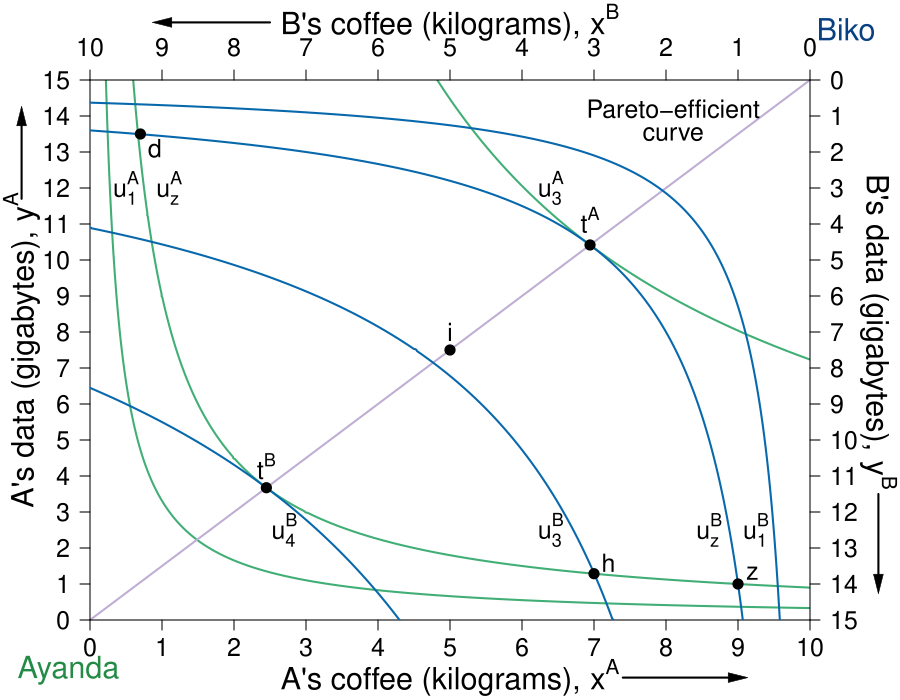

This figure's R source:
require(shape)
#pdf(file = "property_tioli_logsSTEP1.pdf", width = 9, height = 7)
#pdf(file = "property_tioli_logsSTEP2.pdf", width = 9, height = 7)
#pdf(file = "property_tioli_logsSTEP3.pdf", width = 9, height = 7)
#pdf(file = "property_tioli_logsSTEP4.pdf", width = 9, height = 7)
pdf(file = "property/property_symmetric_edgeworth_base.pdf", width = 9, height = 7)

#Set parameters for graphics
namesize <- 1.3
pointsize <- 1.8
axislabelsize <- 1.8
labelsize <- 1.5
namesize <- 1.8
annotatesize <- 1.5
graphlinewidth <- 2
segmentlinewidth <- 1.5

COL <- c("#7fc97f", "#beaed4", "#fdc086", "#ffff99", "#386cb0", "#f0027f", "#bf5b17", "#666666")
COLA <- c("#99d8c9","#66c2a4","#41ae76", "#238b45", "#005824")
COLB <- c("#4eb3d3", "#2b8cbe", "#0868ac","#084081")


uAlog <- function(xA, yA, alpha = 1/2){
  alpha*log(xA) + (1-alpha)*log(yA)
}

indifflogA <- function(xA, U, alpha = 1/2){
  exp((U - alpha*log(xA))/(1 - alpha))
}

uBlog <- function(xA, yA, alpha = 1/2){
  alpha*log(10-xA) + (1-alpha)*log(15-yA)
}

indifflogB <- function(xA, U = uBlog(9,1), alpha = 1/2){
  15 - exp((U - alpha*log(10-xA))/(1 - alpha))
}

paretoEC <- function(x, ybar = 15, xbar = 10) {
  (ybar/xbar)*x
}

#Use the TIOLI funciton to find what value of x you should have for point g
xatioli <- function(uza){
  exp(uza - (1/2)*log(3/2))
}

xbtioli <- function(uzb){
  exp(uzb - (1/2)*log(3/2))
}


#Aisha happens to have found 8 apples and 2 oranges, 
#and Betty happens to have found 2 apples and 13 oranges. 
#Aisha's utility (8^0.5)*(2^0.5) = 4
#Betty's utility (2^0.5)*(13^0.5) = 5.09


par(mar =  c(4, 4.5, 4, 4.5))
xlims <- c(0, 10)
ylims <- c(0, 15)
xlims2 <- c(10, 0)
ylims2 <- c(15, 0)

plot(0, 0, xlim = xlims, ylim = ylims, type = "n",
     xlab = "",
     ylab = "", 
     xaxt = "n", 
     yaxt = "n", 
     cex.lab = axislabelsize, 
     bty = "n",
     xaxs="i", 
     yaxs="i")

mtext(expression(paste("A's coffee (kilograms), ", x^A)), side = 1, line = 3, cex = axislabelsize)
text(-0.95, 0.5*ylims[2], expression(paste("A's data (gigabytes), ", y^A)), xpd = TRUE, cex = axislabelsize, srt = 90) 


#Specify the sequences of points for graphing. 
xx1 <- seq(xlims[1], xlims[2], length.out = npts)
yy1 <- indiffcurveA2(xx1, U = uA(8,2), A = 1, a = 2/3)
yy2 <- indiffcurveA2(xx1)

#Polygon Attempt
#polygon(x = c(1.34, 6, 8, 10 - 6.73), y = c(12, 9, 2, 15 - 10.1), col="powderblue", density=NULL, border = NA)

#I need something like xx1 with npts for 
# xpoly1 <- seq(from = 0.7, to = 9, length.out = 501)
# ypoly1 <- indifflogA(xpoly1, U = uAlog(9,1), alpha = 1/2)
# ypoly2 <- indifflogB(xpoly1, U = uBlog(9,1), alpha = 1/2)
# polygon(x = c(xpoly1, rev(xpoly1)), y = c(ypoly1, rev(ypoly2)), col=COL[4], density=NULL, border = NA)

npts <- 501 
x <- seq(xlims[1], xlims[2], length.out = npts)
y <- seq(ylims[1], ylims[2], length.out = npts) 
a <- c(uA(9,2) - 1.5, uA(8,2), uA(8,2) + 1)

a2 <- c(uAlog(9,1) - 0.5, uAlog(9,1), uAlog(10 - xbtioli(uBlog(9,1)),15 - (3/2)*xbtioli(uBlog(9,1))))

contour(x, y, 
        outer(x, y, uAlog),
        drawlabels = FALSE,
        col = COLA[3],
        lwd = graphlinewidth,
        levels = a2, 
        xaxs="i", 
        yaxs="i", 
        add = TRUE)

npts <- 500 
npts2 <- 501

#Draw the lines for the graphs
#lines(xx1, indiffcurveA1(xx1), col = COLA[3], lwd = graphlinewidth)
#lines(xx1, indiffcurveA2(xx1), col = COLA[3], lwd = graphlinewidth)
#lines(xx1, indiffcurveA3(xx1), col = COLA[3], lwd = graphlinewidth)
#lines(xx1, indiffcurveA4(xx1), col = COLA[3], lwd = graphlinewidth)
lines(xx1, paretoEC(xx1), col = COL[2], lwd = graphlinewidth)

#lines(xx1, indifflogB(xx1), col = COLB[2], lwd = graphlinewidth)
#lines(xx1, indiffcurveBneg2(xx1, U = uB(8,2), a = 1/3), col = COLB[2], lwd = graphlinewidth)
#lines(xx1, indiffcurveBneg3(xx1), col = COLB[2], lwd = graphlinewidth)

#Customize ticks and labels for the plot
ticksy <- seq(from = 0, to = 15, by = 1)
ylabels <- seq(from = 0, to = 15, by = 1)
ticksx <- seq(from = 0, to = 10, by = 1)
xlabels <- seq(from = 0, to = 10, by = 1)
axis(1, at = ticksx, pos = 0, labels = xlabels, cex.axis = labelsize)
axis(2, at = ticksy, pos = 0, labels = ylabels, las = 1, cex.axis = labelsize)

#Add arrows:
Arrows(-0.95, 11.7, -0.95, 14, col = "black", lty = 1, lwd = 2, arr.type = "triangle", arr.lwd = 0.5, xpd = TRUE)
Arrows(7.4, -1.6, 9, -1.6, col = "black", lty = 1, lwd = 2, arr.type = "triangle", arr.lwd = 0.5, xpd = TRUE)

#Annotation of the three graphs and the NE
text(0.5, 12, expression(u[1]^A), cex = annotatesize)
#text(1.3, 12, expression(u[2]^A==u[z]^A), cex = annotatesize)
text(1.1, 12, expression(u[z]^A), cex = annotatesize)
text(6.4, 12, expression(u[3]^A), cex = annotatesize)

#Perhaps useful point to label the unused intersection of the participation constraints
#points(1.34, 12, pch = 16, col = "black", cex = 1.5)



#Pareto efficient curve
#segments(4.16, 6.23, 6.73, 10.1, lty = 2, lwd = 2)
text(8.1, 14.2, expression("Pareto-efficient"), cex = annotatesize)
text(8.1, 13.5, expression("curve"), cex = annotatesize)
#Arrows(8.8, 12.7, 8.8, 10.4, col = "black", lty = 1, lwd = 2, arr.type = "triangle", arr.lwd = 0.5)


#Label Pareto Improving Lens
# text(3.8, 11, expression(paste("Pareto-improving")), cex = annotatesize)
# text(3.8, 10.5, expression(paste("lens")), cex = annotatesize)
#Arrows(4, 10.2, 4, 8, col = "black", lty = 1, lwd = 2, arr.type = "triangle", arr.lwd = 0.5)



text(-0.3, -1.4, expression("Ayanda"), xpd = TRUE, cex = namesize, col = COLA[4])
text(10.5, 16.4, expression("Biko"), xpd = TRUE, cex = namesize, col = COLB[4])

#Set up second axes and labels

par(new = TRUE)

#Use the same x and ylims as previously, but with locations switched
xlims2 <- c(10, 0)
ylims2 <- c(15, 0)

#Leave the ylab and xlab blank to ensure no axes titles
plot(0, 0, xlim = xlims2, ylim = ylims2, type = "n",
     xlab = expression(paste("")),
     ylab = expression(paste("")),
     xaxt = "n", 
     yaxt = "n", 
     cex.lab = 1.3, 
     bty = "n",
     xaxs="i", 
     yaxs="i")

#Set up axes at sides 3 and 4 (top and right)
axis(side = 3, at = ticksx, pos = 0, labels = xlabels, cex.axis = labelsize)
axis(side = 4, at = ticksy, pos = 0, labels = ylabels, las = 1, cex.axis = labelsize)

text(5, -1.6, expression(paste("B's coffee (kilograms), ", x^B)), xpd = TRUE, cex = axislabelsize)
text(-0.95, 7, expression(paste("B's data (gigabytes), ", y^B)), xpd = TRUE, cex = axislabelsize, srt = 270) 

#Add arrows:
Arrows(-0.95, 11.5, -0.95, 14, col = "black", lty = 1, lwd = 2, arr.type = "triangle", arr.lwd = 0.5, xpd = TRUE)
Arrows(7.5, -1.6, 9, -1.6, col = "black", lty = 1, lwd = 2, arr.type = "triangle", arr.lwd = 0.5, xpd = TRUE)


uBlog2 <- function(xB, yB, alpha = 1/2){
  alpha*log(xB) + (1-alpha)*log(yB)
}

#b <- c(uB2(1,14) - 1, uB2(1,14), uB2(1,14) + 1)




b <- c(uBlog2(1,14) - 0.4, uBlog2(1,14), uBlog2(3,13.7), uBlog2(10 - xatioli(uAlog(9,1)),15 - (3/2)*xatioli(uAlog(9,1))))
contour(x, y,
        outer(x, y, uBlog2),
        drawlabels = FALSE,
        col = COLB[3],
        lwd = graphlinewidth,
        levels = b,
        xaxs="i",
        yaxs="i",
        add = TRUE,
        xpd = TRUE)

#Label B's indifference curves
text(0.75, 12.5, expression(u[1]^B), cex = annotatesize)
#text(1.7, 12.5, expression(u[2]^B == u[z]^B), cex = annotatesize)
text(1.4, 12.5, expression(u[z]^B), cex = annotatesize)
text(3.6, 12.5, expression(u[3]^B), cex = annotatesize)
text(7.3, 12.5, expression(u[4]^B), cex = annotatesize)

#Add a point for the initial endowment
points(1, 14, pch = 16, col = "black", cex = 1.5)
text(0.8, 13.7, expression(z), cex = annotatesize)

#Label a point on the middle of the curve
points(5, 7.5, pch = 16, col = "black", cex = 1.5)
text(5, 7.5 - 0.5, expression(i), cex = annotatesize)

#Add point for comparison to participation constraint
points(10-.7, 15 - 13.5, pch = 16, col = "black", cex = 1.5)
text(10-.7 - 0.2, 15 - 13.5 + 0.4, 
     expression(d), cex = annotatesize)


#Calculate TIOLI power allocation for B
#mrs(x,y) => pareto efficient curve is (3/2)x = y
#A's initital utility is 4 = u(8,2) = (8^0.5)*(2^0.5)
#Therefore substitute in the contract curve u_e^A = 4 = (x^A)^(0.5)(3/2*x^A)^0.5
# => x^A = 4/((3/2)^0.5) = 3.27 => x^B = 6.73
# => y^A = 3/2(x^A) = 4.9 => y^B = 10.1



#Add point g for B's TIOLI power
points(10-xatioli(uAlog(9,1)), 15-(3/2)*xatioli(uAlog(9,1)), pch = 16, col = "black", cex = 1.5)
text(10-2.44949, 15-(3/2)*2.44949 - 0.6, 
     expression(t^B), cex = annotatesize)

#Calculate TIOLI power allocation for A
#mrs(x,y) => pareto efficient curve is (3/2)x = y
#A's initital utility is 4 = u(8,2) = (8^0.5)*(2^0.5)
#Therefore substitute in the contract curve u_e^A = 4 = (x^A)^(0.5)(3/2*x^A)^0.5
# => x^B = 5.09/((3/2)^0.5) = 4.16 => x^A = 5.84
# => y^B = 3/2(x^B) = 6.23 => y^A = 8.77 
#=> u^A = (5.84^0.5)*(8.77^0.5) = 7.156591
#Add point f for A's TIOLI power


#xbtioli(uBlog2(1,14))
points(xbtioli(uBlog2(1,14)), 3/2*xbtioli(uBlog2(1,14)), pch = 16, col = "black", cex = 1.5)
text(xbtioli(uBlog2(1,14)), 3/2*xbtioli(uBlog2(1,14)) - 0.7, 
     expression(t^A), cex = annotatesize)

#Annotating B's endowment
#text(1.8, 12.5, expression(e))

#Annotating a point that is a Pareto improvement over e.
indifflogAneg <- function(xA, U, alpha = 1/2){
  15 - exp((U - alpha*log(10-xA))/(1 - alpha))
}

points(3, indifflogAneg(3, U = uAlog(9,1)), pch = 16, col = "black", cex = 1.5)
text(3 - 0.2, indifflogAneg(3, U = uAlog(9,1)) - (0.2*1.5), 
     expression(h), cex = annotatesize)

# uAlog(9,1)
# [1] 1.464816
#(2.94^0.5)*(12.76^0.5)


dev.off()
